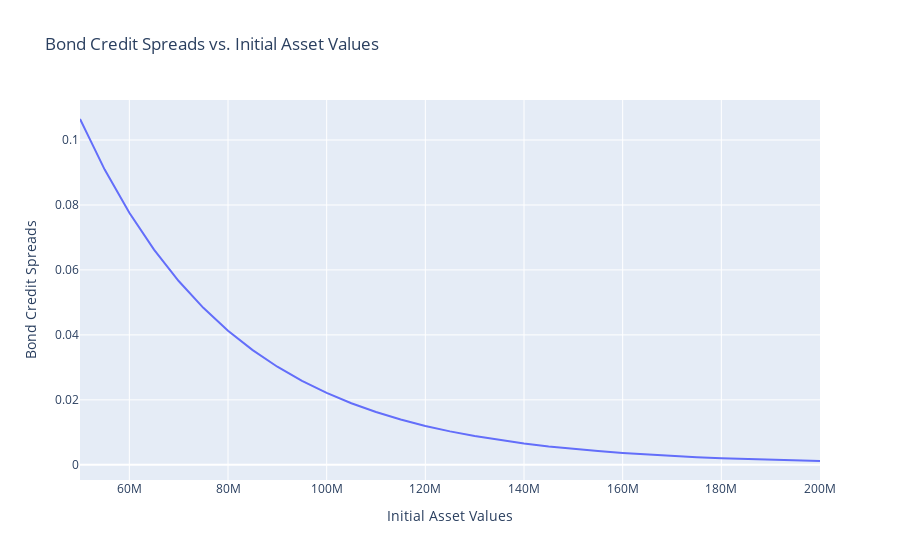
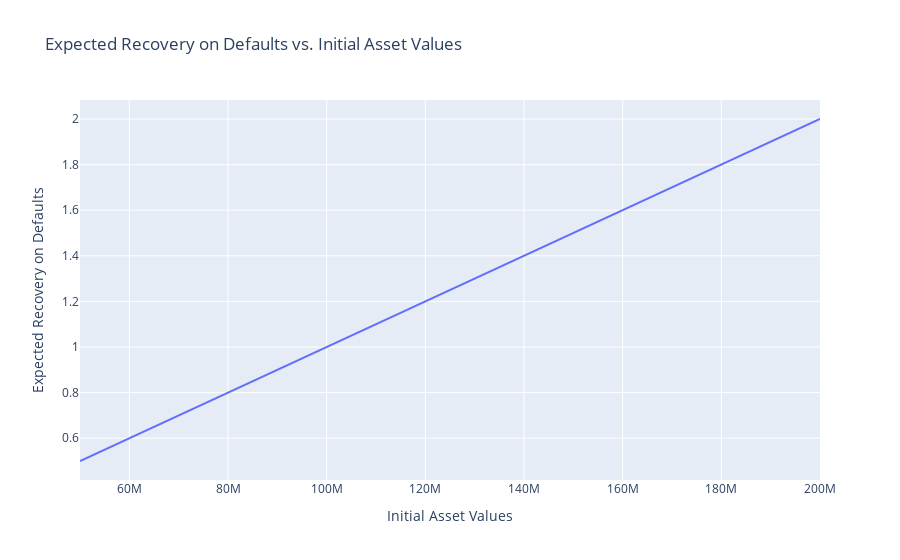

The notebook cell saved with these charts, in order:
### Code cell
import plotly.express as px 
import pandas as pd
import numpy as np
import plotly.graph_objects as go

# Create a grid of initial Asset values from $50 MM to $200 MM in steps of $5 MM
A0_grid = np.arange(50e6, 205e6, 5e6)

# Calculate the credit risk metrics for each initial Asset value
Default_grid = []
Default_Probability_grid = []
bond_yield_grid = []
spread_grid = []
flat_hazard_rate_grid = []
expected_recovery_default_grid = []

for A0 in A0_grid:
    L = K / A0
    d1 = (np.log(A0 / K) + (r + 0.5 * sigma**2) * T) / (sigma * np.sqrt(T))
    d2 = d1 - sigma * np.sqrt(T)
    
    Default_grid.append(d2)
    Default_Probability_grid.append(norm.cdf(-d2))
    bond_yield_grid.append(-(1/T)*np.log((1/L)*norm.cdf(-d1)+np.exp(-r * T) * norm.cdf(d2)))
    spread_grid.append(bond_yield_grid[-1] - r)
    flat_hazard_rate_grid.append(-(1/T)*np.log(norm.cdf(d1)))
    expected_recovery_default_grid.append(A0/K)

# Create the Bond Credit Spreads chart
fig1 = go.Figure()
fig1.add_trace(go.Scatter(x=A0_grid, y=spread_grid, mode='lines', name='Bond Credit Spreads'))
fig1.update_layout(title='Bond Credit Spreads vs. Initial Asset Values',
                   xaxis_title='Initial Asset Values',
                   yaxis_title='Bond Credit Spreads')

# Create the Expected Recovery on Defaults chart
fig2 = go.Figure()
fig2.add_trace(go.Scatter(x=A0_grid, y=expected_recovery_default_grid, mode='lines', name='Expected Recovery on Defaults'))
fig2.update_layout(title='Expected Recovery on Defaults vs. Initial Asset Values',
                   xaxis_title='Initial Asset Values',
                   yaxis_title='Expected Recovery on Defaults')

# Display the charts
fig1.show()
fig2.show()

### Figure 1 — Plotly figure (JSON) as saved in the notebook; plotly's stock layout.template omitted (floating-point values rounded to 4 significant figures)
{"data": [{"mode": "lines", "name": "Bond Credit Spreads", "type": "scatter", "x": [50000000, 55000000, 60000000, 65000000, 70000000, 75000000, 80000000, 85000000, 90000000, 95000000, 100000000, 105000000, 110000000, 115000000, 120000000, 125000000, 130000000, 135000000, 140000000, 145000000, 150000000, 155000000, 160000000, 165000000, 170000000, 175000000, 180000000, 185000000, 190000000, 195000000, 200000000], "y": [0.1065, 0.09088, 0.07759, 0.06625, 0.05658, 0.04833, 0.0413, 0.03531, 0.0302, 0.02585, 0.02213, 0.01896, 0.01626, 0.01395, 0.01198, 0.01029, 0.008853, 0.00762, 0.006564, 0.00566, 0.004884, 0.004218, 0.003647, 0.003156, 0.002733, 0.002369, 0.002056, 0.001785, 0.001552, 0.001351, 0.001176]}], "layout": {"title": {"text": "Bond Credit Spreads vs. Initial Asset Values"}, "xaxis": {"title": {"text": "Initial Asset Values"}}, "yaxis": {"title": {"text": "Bond Credit Spreads"}}}}

### Figure 2 — Plotly figure (JSON) as saved in the notebook; plotly's stock layout.template omitted (floating-point values rounded to 4 significant figures)
{"data": [{"mode": "lines", "name": "Expected Recovery on Defaults", "type": "scatter", "x": [50000000, 55000000, 60000000, 65000000, 70000000, 75000000, 80000000, 85000000, 90000000, 95000000, 100000000, 105000000, 110000000, 115000000, 120000000, 125000000, 130000000, 135000000, 140000000, 145000000, 150000000, 155000000, 160000000, 165000000, 170000000, 175000000, 180000000, 185000000, 190000000, 195000000, 200000000], "y": [0.5, 0.55, 0.6, 0.65, 0.7, 0.75, 0.8, 0.85, 0.9, 0.95, 1, 1.05, 1.1, 1.15, 1.2, 1.25, 1.3, 1.35, 1.4, 1.45, 1.5, 1.55, 1.6, 1.65, 1.7, 1.75, 1.8, 1.85, 1.9, 1.95, 2]}], "layout": {"title": {"text": "Expected Recovery on Defaults vs. Initial Asset Values"}, "xaxis": {"title": {"text": "Initial Asset Values"}}, "yaxis": {"title": {"text": "Expected Recovery on Defaults"}}}}
